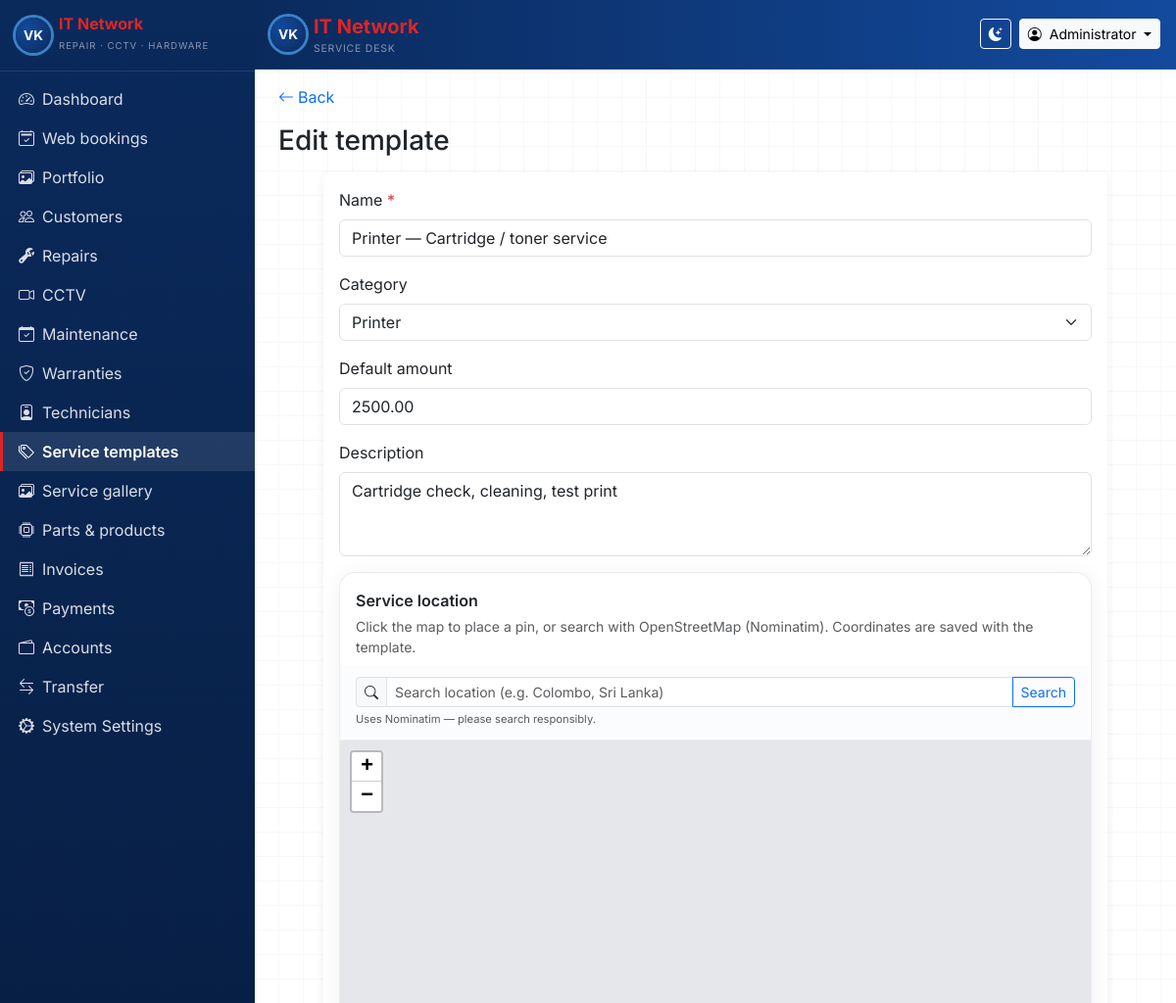
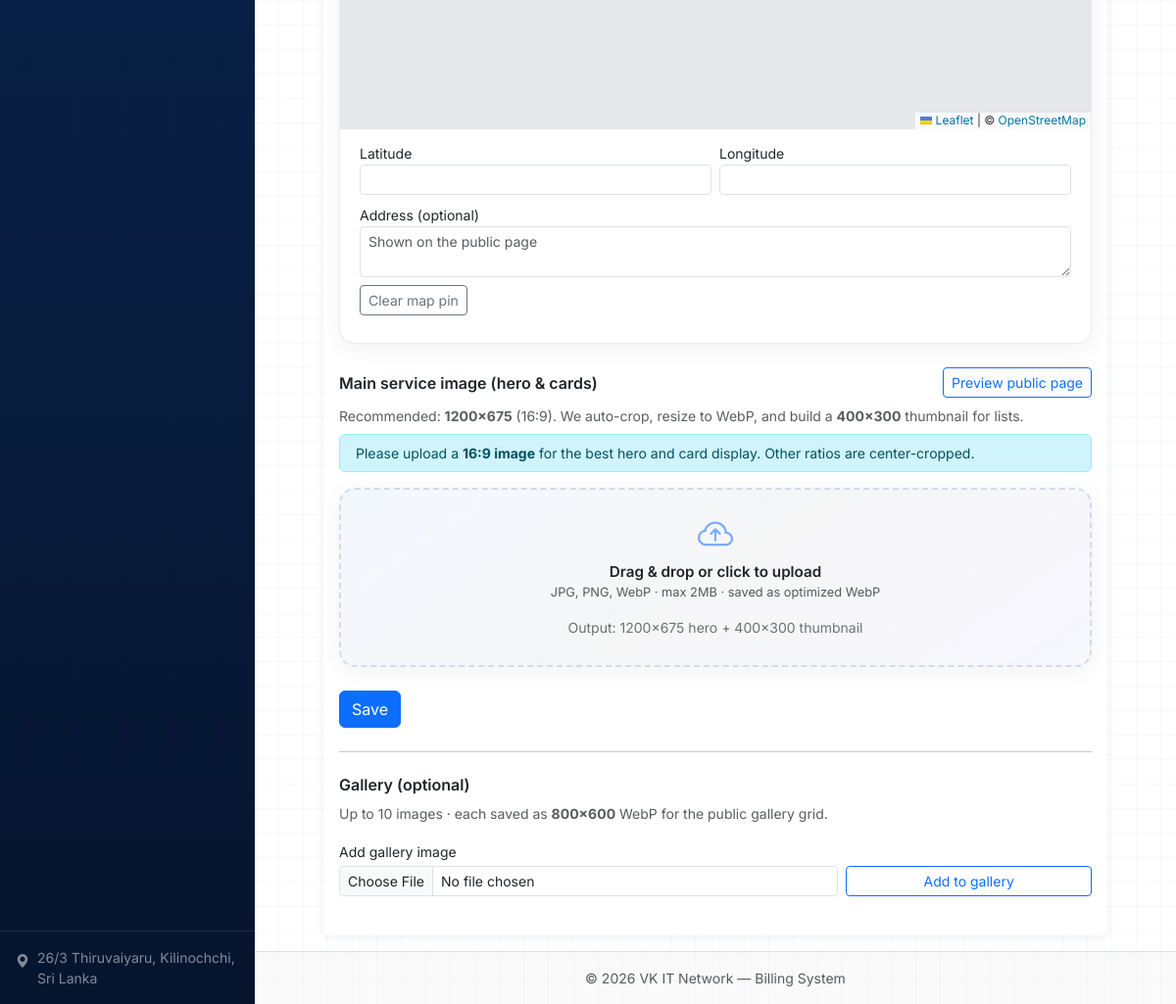
Screenshot of /modules/service_templates/edit.php?id=1 (signed in) with the database file from the repository (2 pictures, top to bottom).
### tables this page shows
CREATE TABLE users (
  id INT UNSIGNED AUTO_INCREMENT PRIMARY KEY,
  username VARCHAR(64) NOT NULL UNIQUE,
  password_hash VARCHAR(255) NOT NULL,
  fullname VARCHAR(128) DEFAULT NULL,
  role ENUM('admin','technician') NOT NULL DEFAULT 'admin',
  technician_id INT UNSIGNED DEFAULT NULL,
  created_at TIMESTAMP DEFAULT CURRENT_TIMESTAMP,
  CONSTRAINT fk_users_technician FOREIGN KEY (technician_id) REFERENCES technicians(id) ON DELETE SET NULL
);

CREATE TABLE service_templates (
  id INT UNSIGNED AUTO_INCREMENT PRIMARY KEY,
  name VARCHAR(255) NOT NULL,
  category ENUM('printer','computer','cctv','general') NOT NULL DEFAULT 'general',
  default_amount DECIMAL(14,2) NOT NULL DEFAULT 0.00,
  description VARCHAR(512) DEFAULT NULL,
  image VARCHAR(255) DEFAULT NULL,
  image_thumb VARCHAR(255) DEFAULT NULL,
  latitude DECIMAL(10,8) DEFAULT NULL,
  longitude DECIMAL(11,8) DEFAULT NULL,
  address TEXT DEFAULT NULL,
  created_at TIMESTAMP DEFAULT CURRENT_TIMESTAMP
);

### includes/functions.php (called while the page is built, shortened)
<?php
function e(?string $s): string
{
    return htmlspecialchars((string) $s, ENT_QUOTES | ENT_SUBSTITUTE, 'UTF-8');
}
function users_has_role_column(PDO $pdo): bool
{
    $st = $pdo->prepare(
        'SELECT 1 FROM information_schema.COLUMNS WHERE TABLE_SCHEMA = DATABASE() AND TABLE_NAME = ? AND COLUMN_NAME = ? LIMIT 1'
    );
    $st->execute(['users', 'role']);
    $v = (bool) $st->fetchColumn();
    return $v;
}
function current_user(PDO $pdo): ?array
{
    if (users_has_role_column($pdo)) {
        $st = $pdo->prepare('SELECT id, username, fullname, role, technician_id FROM users WHERE id = ? LIMIT 1');
    } else {
        $st = $pdo->prepare('SELECT id, username, fullname FROM users WHERE id = ? LIMIT 1');
    }
    $st->execute([(int) $_SESSION['user_id']]);
    $u = $st->fetch();
    return $u ?: null;
}
function db_table_exists(PDO $pdo, string $table): bool
{
    static $cache = [];
    $st = $pdo->prepare(
        'SELECT 1 FROM information_schema.TABLES WHERE TABLE_SCHEMA = DATABASE() AND TABLE_NAME = ? LIMIT 1'
    );
    $st->execute([$table]);
    $cache[$table] = (bool) $st->fetchColumn();
    return $cache[$table];
}
function db_column_exists(PDO $pdo, string $table, string $column): bool
{
    static $cache = [];
    $key = $table . '.' . $column;
    $st = $pdo->prepare(
        'SELECT 1 FROM information_schema.COLUMNS WHERE TABLE_SCHEMA = DATABASE() AND TABLE_NAME = ? AND COLUMN_NAME = ? LIMIT 1'
    );
    $st->execute([$table, $column]);
    $cache[$key] = (bool) $st->fetchColumn();
    return $cache[$key];
}

### includes/layout_init.php (called while the page is built, shortened)
<?php
$pdo = db();
$currentUser = current_user($pdo);

### modules/service_templates/service_template_location.php (called while the page is built, shortened)
<?php
function st_format_coord_display($v): string
{
    if ($v === null || $v === '') {
        return '';
    }
    return rtrim(rtrim(sprintf('%.8F', (float) $v), '0'), '.');
}

### modules/service_templates/edit.php (the view, shortened to what this page needs)
<?php
require_once dirname(__DIR__, 2) . '/includes/layout_init.php';
require_once __DIR__ . '/service_image_upload.php';
require_once __DIR__ . '/service_template_location.php';
$id = (int) ($_GET['id'] ?? 0);
$st = $pdo->prepare('SELECT * FROM service_templates WHERE id = ?');
$st->execute([$id]);
$row = $st->fetch();
$hasImageCol = db_column_exists($pdo, 'service_templates', 'image');
$hasThumbCol = db_column_exists($pdo, 'service_templates', 'image_thumb');
$hasGalleryTable = db_table_exists($pdo, 'service_images');
$hasLocationCol = db_column_exists($pdo, 'service_templates', 'latitude')
    && db_column_exists($pdo, 'service_templates', 'longitude');
$extraHead = '<link href="' . e(BASE_URL) . '/assets/css/service-templates.css" rel="stylesheet">';
if ($hasLocationCol) {
    $extraHead .= '<link rel="stylesheet" href="https://cdn.jsdelivr.net/npm/leaflet@1.9.4/dist/leaflet.css">';
    $extraHead .= '<link href="' . e(BASE_URL) . '/assets/css/service-location.css" rel="stylesheet">';
}
require_once dirname(__DIR__, 2) . '/includes/layout_start.php';
$currentImage = $hasImageCol ? (string) ($row['image'] ?? '') : '';
?>
<div class="mb-3">
    <a href="<?= e(BASE_URL) ?>/modules/service_templates/list.php" class="text-decoration-none"><i class="bi bi-arrow-left me-1"></i>Back</a>
</div>
<h1 class="h3 mb-3">Edit template</h1>
<div class="mx-auto" style="max-width: 800px;">
    <div class="card vk-card">
        <div class="card-body">
            <form method="post" enctype="multipart/form-data" data-loading data-st-service-form id="st-main-form">
                <div class="mb-3">
                    <label class="form-label" for="name">Name <span class="text-danger">*</span></label>
                    <input class="form-control" id="name" name="name" required maxlength="255" value="<?= e($_POST['name'] ?? $row['name']) ?>">
                </div>
                <div class="mb-3">
                    <label class="form-label" for="category">Category</label>
                    <select class="form-select" name="category" id="category">
                        <?php foreach (['printer' => 'Printer', 'computer' => 'Computer', 'cctv' => 'CCTV', 'general' => 'General'] as $k => $lab): ?>
                            <option value="<?= e($k) ?>" <?= ($_POST['category'] ?? $row['category']) === $k ? 'selected' : '' ?>><?= e($lab) ?></option>
                        <?php endforeach; ?>
                    </select>
                </div>
                <div class="mb-3">
                    <label class="form-label" for="default_amount">Default amount</label>
                    <input type="number" step="0.01" min="0" class="form-control" name="default_amount" id="default_amount" value="<?= e((string) ($_POST['default_amount'] ?? $row['default_amount'])) ?>">
                </div>
                <div class="mb-3">
                    <label class="form-label" for="description">Description</label>
                    <textarea class="form-control" name="description" id="description" rows="3" maxlength="512"><?= e($_POST['description'] ?? ($row['description'] ?? '')) ?></textarea>
                </div>
                <?php if ($hasLocationCol): ?>
                    <?php
                    $pvLat = $_POST['service_latitude'] ?? null;
                    $pvLng = $_POST['service_longitude'] ?? null;
                    $pvAddr = $_POST['service_address'] ?? null;
                    $dispLat = $pvLat !== null ? (string) $pvLat : st_format_coord_display($row['latitude'] ?? null);
                    $dispLng = $pvLng !== null ? (string) $pvLng : st_format_coord_display($row['longitude'] ?? null);
                    $dispAddr = $pvAddr !== null ? (string) $pvAddr : (string) ($row['address'] ?? '');
                    ?>
                    <div class="mb-4 st-loc-card">
                        <div class="px-3 pt-3 pb-0">
                            <label class="form-label fw-semibold mb-1">Service location</label>
                            <p class="small text-muted mb-2">Click the map to place a pin, or search with OpenStreetMap (Nominatim). Coordinates are saved with the template.</p>
                        </div>
                        <div class="st-loc-search-wrap">
                            <div class="input-group input-group-sm">
                                <span class="input-group-text"><i class="bi bi-search" aria-hidden="true"></i></span>
                                <input type="text" class="form-control" id="st_loc_search" placeholder="Search location (e.g. Colombo, Sri Lanka)" autocomplete="off" aria-label="Search location">
                                <button type="button" class="btn btn-outline-primary" id="st_loc_search_btn">Search</button>
                            </div>
                            <p class="st-loc-nominatim-note mb-0 mt-1" id="st_loc_search_status">Uses Nominatim — please search responsibly.</p>
                        </div>
                        <div class="st-loc-map-wrap">
                            <div id="map" class="st-loc-map" role="application" aria-label="Map: click to set location"></div>
                        </div>
                        <div class="st-loc-coords row g-2 mx-0">
                            <div class="col-md-6">
                                <label class="form-label small mb-0" for="st_loc_lat">Latitude</label>
                                <input type="text" class="form-control form-control-sm" name="service_latitude" id="st_loc_lat" readonly value="<?= e($dispLat) ?>">
                            </div>
                            <div class="col-md-6">
                                <label class="form-label small mb-0" for="st_loc_lng">Longitude</label>
                                <input type="text" class="form-control form-control-sm" name="service_longitude" id="st_loc_lng" readonly value="<?= e($dispLng) ?>">
                            </div>
                            <div class="col-12">
                                <label class="form-label small mb-0" for="st_loc_address">Address (optional)</label>
                                <textarea class="form-control form-control-sm" name="service_address" id="st_loc_address" rows="2" maxlength="2000" placeholder="Shown on the public page"><?= e($dispAddr) ?></textarea>
                            </div>
                            <div class="col-12 d-flex flex-wrap gap-2 pb-3">
                                <button type="button" class="btn btn-sm btn-outline-secondary" id="st_loc_clear_btn">Clear map pin</button>
                            </div>
                        </div>
                    </div>
                <?php else: ?>
                    <div class="alert alert-secondary small mb-4">
                        <strong>Optional:</strong> run <code>sql/upgrade_service_template_location.sql</code> to enable map-based service location.
                    </div>
                <?php endif; ?>
                <?php if ($hasImageCol): ?>
                    <div class="mb-4">
                        <div class="d-flex flex-wrap align-items-center justify-content-between gap-2 mb-2">
                            <label class="form-label fw-semibold mb-0">Main service image (hero &amp; cards)</label>
                            <a class="btn btn-sm btn-outline-primary" href="<?= e(BASE_URL) ?>/service-template-detail.php?id=<?= (int) $id ?>" target="_blank" rel="noopener">Preview public page</a>
                        </div>
                        <p class="small text-muted mb-2">Recommended: <strong>1200×675</strong> (16:9). We auto-crop, resize to WebP, and build a <strong>400×300</strong> thumbnail for lists.</p>
                        <div class="alert alert-info py-2 px-3 small mb-3 st-aspect-hint" id="st-aspect-hint" role="status">
                            Please upload a <strong>16:9 image</strong> for the best hero and card display. Other ratios are center-cropped.
                        </div>
                        <div class="st-svc-img-wrap" data-st-service-image data-base-url="<?= e(BASE_URL) ?>" data-current="<?= e($currentImage) ?>" data-st-recommended="16:9">
                            <div class="st-svc-img-dropzone st-glass-dz" id="stSvcImgDropzone" role="button" tabindex="0" aria-label="Upload main service image">
                                <div class="st-svc-img-placeholder" id="stSvcImgPlaceholder">
                                    <i class="bi bi-cloud-arrow-up st-svc-img-icon" aria-hidden="true"></i>
                                    <p class="st-svc-img-title">Drag &amp; drop or click to upload</p>
                                    <p class="st-svc-img-hint">JPG, PNG, WebP · max 2MB · saved as optimized WebP</p>
                                    <p class="st-svc-img-meta small text-muted mb-0">Output: 1200×675 hero + 400×300 thumbnail</p>
                                </div>
                            </div>
                        </div>
                    </div>
                <?php else: ?>
                    <div class="alert alert-warning small mb-4">
                        <strong>Database upgrade:</strong> run <code>sql/upgrade_service_template_image_column.sql</code> and <code>sql/upgrade_service_template_image_thumb.sql</code> for full image support.
                    </div>
                <?php endif; ?>
                <button type="submit" class="btn btn-primary">Save</button>
            </form>
            <?php if ($hasGalleryTable && $hasImageCol): ?>
                <hr class="my-4">
                <h2 class="h6 fw-semibold mb-2">Gallery (optional)</h2>
                <p class="small text-muted mb-3">Up to <?= (int) ST_GALLERY_MAX ?> images · each saved as <strong>800×600</strong> WebP for the public gallery grid.</p>
                <form method="post" enctype="multipart/form-data" class="row g-2 align-items-end mb-4">
                    <div class="col-12 col-md-8">
                        <label class="form-label small mb-1">Add gallery image</label>
                        <input type="file" name="gallery_image" class="form-control form-control-sm" accept="image/jpeg,image/png,image/webp,image/*" required>
                    </div>
                    <div class="col-12 col-md-4">
                        <button type="submit" class="btn btn-outline-primary btn-sm w-100">Add to gallery</button>
                    </div>
                </form>
            <?php endif; ?>
        </div>
    </div>
</div>
<?php require_once dirname(__DIR__, 2) . '/includes/layout_end.php'; ?>

### includes/navbar.php (shortened to what this page needs)
<?php
$cu = $currentUser ?? null;
?>
<nav class="navbar navbar-expand-lg navbar-dark vk-navbar border-bottom border-secondary border-opacity-25 sticky-top">
    <div class="container-fluid px-3">
        <a class="navbar-brand d-flex align-items-center gap-2 py-1" href="<?= e(BASE_URL) ?>/modules/dashboard.php">
            <span class="vk-logo-sm rounded-circle d-flex align-items-center justify-content-center fw-bold text-white">VK</span>
            <span class="d-none d-sm-inline">
                <span class="vk-brand-red fw-bold">IT Network</span>
                <small class="d-block text-white-50 text-uppercase" style="font-size: 0.65rem; letter-spacing: 0.08em;">Service desk</small>
            </span>
        </a>
        <div class="ms-auto d-flex align-items-center gap-2">
            <button type="button" class="btn btn-sm btn-outline-light" id="themeToggle" title="Toggle theme" aria-label="Toggle dark mode">
                <i class="bi bi-moon-stars-fill" id="themeIconDark"></i>
            </button>
            <div class="dropdown">
                <button class="btn btn-sm btn-light dropdown-toggle" type="button" data-bs-toggle="dropdown" aria-expanded="false">
                    <i class="bi bi-person-circle me-1"></i>
                    <span class="d-none d-md-inline"><?= e($cu['fullname'] ?? $cu['username'] ?? 'User') ?></span>
                </button>
            </div>
        </div>
    </div>
</nav>

### rows the page displays
users: fullname "Administrator"
service_templates: name "Printer — Cartridge / toner service", category "Printer", default_amount "2500.00", description "Cartridge check, cleaning, test print"

### other values shown
ST_GALLERY_MAX "10"
